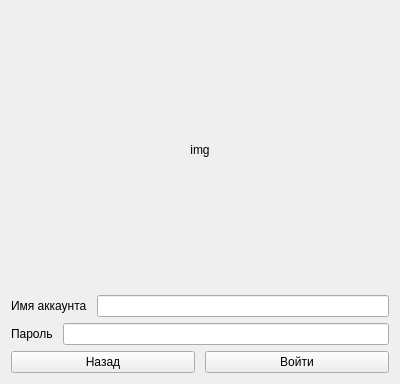
<?xml version="1.0" encoding="UTF-8"?>
<ui version="4.0">
 <class>Form</class>
 <widget class="QWidget" name="Form">
  <property name="geometry">
   <rect>
    <x>0</x>
    <y>0</y>
    <width>400</width>
    <height>384</height>
   </rect>
  </property>
  <property name="windowTitle">
   <string>Form</string>
  </property>
  <layout class="QVBoxLayout" name="verticalLayout">
   <item>
    <widget class="QLabel" name="img_label">
     <property name="text">
      <string>img</string>
     </property>
     <property name="alignment">
      <set>Qt::AlignCenter</set>
     </property>
    </widget>
   </item>
   <item>
    <layout class="QHBoxLayout" name="horizontalLayout">
     <property name="spacing">
      <number>10</number>
     </property>
     <item>
      <widget class="QLabel" name="label">
       <property name="text">
        <string>Имя аккаунта</string>
       </property>
      </widget>
     </item>
     <item>
      <widget class="QLineEdit" name="username_edit"/>
     </item>
    </layout>
   </item>
   <item>
    <layout class="QHBoxLayout" name="horizontalLayout_2">
     <property name="spacing">
      <number>10</number>
     </property>
     <item>
      <widget class="QLabel" name="label_2">
       <property name="text">
        <string>Пароль</string>
       </property>
      </widget>
     </item>
     <item>
      <widget class="QLineEdit" name="password_edit"/>
     </item>
    </layout>
   </item>
   <item>
    <layout class="QHBoxLayout" name="horizontalLayout_3">
     <property name="spacing">
      <number>10</number>
     </property>
     <item>
      <widget class="QPushButton" name="back_button">
       <property name="text">
        <string>Назад</string>
       </property>
      </widget>
     </item>
     <item>
      <widget class="QPushButton" name="login_button">
       <property name="text">
        <string>Войти</string>
       </property>
      </widget>
     </item>
    </layout>
   </item>
  </layout>
 </widget>
 <resources/>
 <connections/>
</ui>
